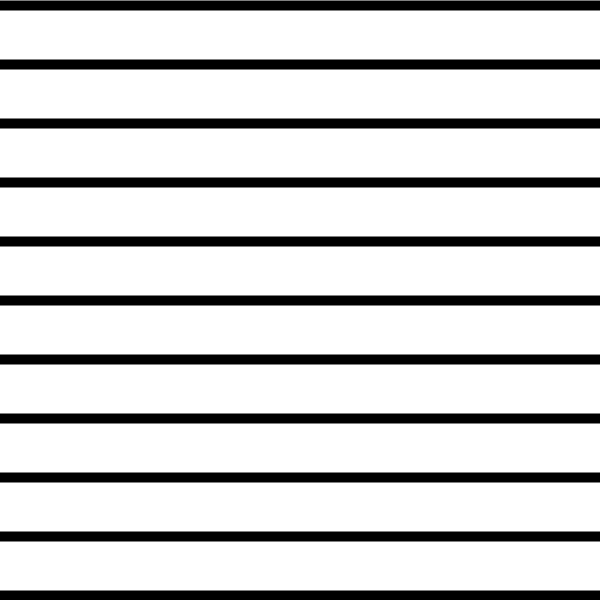
Frame 1 (no input)
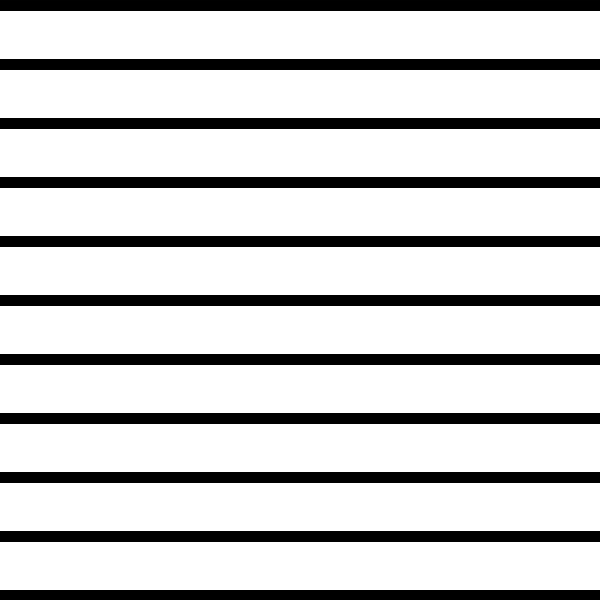
Frame 60 (the mouse pressed at the canvas centre just before this capture)
Frame 120 (the mouse held since frame 60 and released just before this capture): identical to frame 60, image omitted

The Processing sketch that drew these frames (run headless with seeded random() and noise(); from frame 60 on, the mouse is pressed at the canvas centre):

// Processing sketch: sketch_7
// ── sketch_7.pde
/*
this sketch draws a group of horizontal lines to the canvas.

add a conditional that makes every other line red.
*/

void setup(){
  size(600,600);
  strokeWeight(10);
  background(255);
}

void draw(){
  for (int i = 0; i <= 10; i ++) {
    line(0, 59 * i + 5, width, 59 * i + 5);
  }
}
